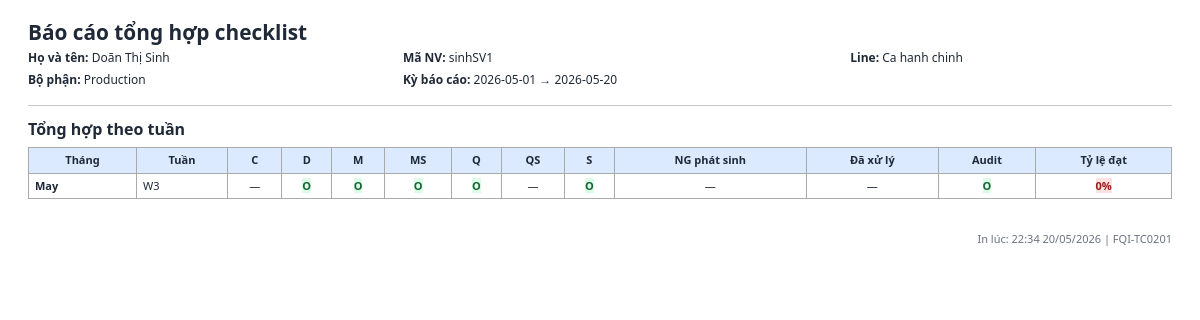
Screenshot of /profile/print (signed in) with the database file from the repository.
### models.py (models this page shows, shortened)
class User(db.Model):
    __tablename__ = "users"
    __table_args__ = (
        CheckConstraint(
            "role IN ('admin', 'manager', 'supervisor', 'leader', 'staff')",
            name="ck_users_role",
        ),
        CheckConstraint(
            "gender IS NULL OR gender IN ('male', 'female', 'other')",
            name="ck_users_gender",
        ),
    )
    id = db.Column(db.Integer, primary_key=True)
    username = db.Column(db.String(50), unique=True, nullable=False, index=True)
    password_hash = db.Column(db.String(255), nullable=False)
    full_name = db.Column(db.String(120), nullable=False)
    employee_code = db.Column(db.String(30), unique=True, nullable=False, index=True)
    outlook_email = db.Column(db.String(255), nullable=True)
    gender = db.Column(db.String(20), nullable=True)
    department = db.Column(db.String(120), nullable=False)
    line_name = db.Column(db.String(120), nullable=False)
    role = db.Column(db.String(20), nullable=False, default=ROLE_STAFF)
    manager_id = db.Column(db.Integer, db.ForeignKey("users.id"), nullable=True, index=True)
    supervisor_id = db.Column(db.Integer, db.ForeignKey("users.id"), nullable=True, index=True)
    leader_id = db.Column(db.Integer, db.ForeignKey("users.id"), nullable=True, index=True)
    is_active = db.Column(db.Boolean, nullable=False, default=True)
    created_at = db.Column(db.DateTime, nullable=False, default=datetime.utcnow)
    manager = db.relationship(
        "User",
        remote_side=[id],
        foreign_keys=[manager_id],
        backref="managed_users",
    )
    supervisor = db.relationship(
        "User",
        remote_side=[id],
        foreign_keys=[supervisor_id],
        backref="supervised_users",
    )
    leader = db.relationship(
        "User",
        remote_side=[id],
        foreign_keys=[leader_id],
        backref="led_users",
    )
    daily_sheets = db.relationship("DailyCheckSheet", back_populates="user")
    daily_results = db.relationship("DailyCheckResult", back_populates="user")
    abnormal_reports = db.relationship("AbnormalReport", back_populates="user")
    owned_confirmations = db.relationship(
        "DailyConfirmation",
        foreign_keys="DailyConfirmation.user_id",
        back_populates="user",
    )
    signed_confirmations = db.relationship(
        "DailyConfirmation",
        foreign_keys="DailyConfirmation.confirmed_by",
        back_populates="signer",
    )
    user_lines = db.relationship(
        "UserLine",
        back_populates="user",
        cascade="all, delete-orphan",
    )
    notifications = db.relationship(
        "Notification",
        back_populates="user",
        cascade="all, delete-orphan",
    )

### routes/auth_routes.py (the view)
@auth_bp.route("/profile/print")
@login_required
def print_profile_report():
    from datetime import date, timedelta
    from models import (
        DailyCheckSheet, ChecklistItem,
        RESULT_OK, RESULT_NG, RESULT_ABNORMAL, db,
        AbnormalReport, ABNORMAL_STATUS_CANCELLED,
    )
    user = get_current_user()
    today = date.today()
    try:
        from datetime import datetime as _dt
        raw_start = request.args.get("date_from", "")
        date_from = _dt.strptime(raw_start, "%Y-%m-%d").date() if raw_start else today.replace(day=1)
    except ValueError:
        date_from = today.replace(day=1)
    try:
        from datetime import datetime as _dt
        raw_end = request.args.get("date_to", "")
        date_to = _dt.strptime(raw_end, "%Y-%m-%d").date() if raw_end else today
    except ValueError:
        date_to = today
    if date_from > date_to:
        date_from, date_to = date_to, date_from
    view = request.args.get("view", "report")
    all_category_types = (
        db.session.query(ChecklistItem.category_type)
        .filter(ChecklistItem.is_active.is_(True))
        .distinct()
        .order_by(ChecklistItem.category_type.asc())
        .all()
    )
    all_category_types = [row[0] for row in all_category_types if row[0]]
    sheets = (
        DailyCheckSheet.query.filter(
            DailyCheckSheet.user_id == user.id,
            DailyCheckSheet.check_date >= date_from,
            DailyCheckSheet.check_date <= date_to,
        )
        .order_by(DailyCheckSheet.check_date.desc())
        .all()
    )
    sheet_by_date = {s.check_date: s for s in sheets}
    report_rows = []
    curr = date_to
    while curr >= date_from:
        s = sheet_by_date.get(curr)
        row = {"date": curr, "sheet": s, "by_category": {}, "total_ok": 0, "total_ng": 0, "total_abn": 0, "total_empty": 0, "ng_count": 0, "fixed_count": 0, "rate": None}
        if s:
            total = len(s.results)
            ok = ng = abn = empty = 0
            cat_results = {}
            for r in s.results:
                cat = r.checklist_item.category_type if r.checklist_item else None
                if cat not in cat_results:
                    cat_results[cat] = []
                cat_results[cat].append(r.result)
                if r.result == RESULT_OK: ok += 1
                elif r.result == RESULT_NG: ng += 1
                elif r.result == RESULT_ABNORMAL: abn += 1
                else: empty += 1
            row.update({"total_ok": ok, "total_ng": ng, "total_abn": abn, "total_empty": empty})
            for cat, rl in cat_results.items():
                if any(r == RESULT_NG for r in rl): row["by_category"][cat] = "x"
                elif any(r == RESULT_ABNORMAL for r in rl): row["by_category"][cat] = "△"
                elif all(r == RESULT_OK for r in rl): row["by_category"][cat] = "o"
                else: row["by_category"][cat] = "-"
            ng_reports = [rpt for rpt in s.abnormal_reports if rpt.status != ABNORMAL_STATUS_CANCELLED]
            row["ng_count"] = len(ng_reports)
            row["fixed_count"] = sum(1 for rpt in ng_reports if rpt.status in {"fixed", "confirmed"})
            if total > 0:
                row["rate"] = round((ok / total) * 100)
        report_rows.append(row)
        curr -= timedelta(days=1)
    weekly_summary = {}
    MONTH_ABBR = {1:"Jan",2:"Feb",3:"Mar",4:"Apr",5:"May",6:"Jun",7:"Jul",8:"Aug",9:"Sep",10:"Oct",11:"Nov",12:"Dec"}
    for row in report_rows:
        if not row["sheet"]: continue
        week_start = row["date"] - timedelta(days=row["date"].weekday())
        week_key = week_start.isoformat()
        if week_key not in weekly_summary:
            week_num = (week_start.day - 1) // 7 + 1
            weekly_summary[week_key] = {
                "week_start": week_start,
                "week_label": f"W{week_num}",
                "month": week_start.month,
                "month_label": MONTH_ABBR.get(week_start.month, str(week_start.month)),
                "by_category": {},
                "ng_count": 0, "fixed_count": 0, "total_ok": 0, "total_all": 0,
            }
        wk = weekly_summary[week_key]
        wk["ng_count"] += row["ng_count"]
        wk["fixed_count"] += row["fixed_count"]
        wk["total_ok"] += row["total_ok"]
        wk["total_all"] += row["total_ok"] + row["total_ng"] + row["total_abn"] + row["total_empty"]
        for cat, val in row["by_category"].items():
            prev = wk["by_category"].get(cat, "o")
            if val == "x" or prev == "x": wk["by_category"][cat] = "x"
            elif val == "△" or prev == "△": wk["by_category"][cat] = "△"
            elif val == "o": wk["by_category"][cat] = "o"
            else: wk["by_category"][cat] = prev
    weekly_rows = sorted(weekly_summary.values(), key=lambda x: x["week_start"], reverse=True)
    for wk in weekly_rows:
        wk["rate"] = round((wk["total_ok"] / wk["total_all"]) * 100) if wk["total_all"] > 0 else None
    return render_template(
        "print_profile_report.html",
        user=user,
        date_from=date_from.isoformat(),
        date_to=date_to.isoformat(),
        view=view,
        report_rows=report_rows,
        weekly_rows=weekly_rows,
        all_category_types=all_category_types,
    )

### routes/auth_routes.py (called while the page is built)
def get_current_user() -> User | None:
    if hasattr(g, "current_user"):
        return g.current_user
    user_id = session.get("user_id")
    g.current_user = User.query.get(user_id) if user_id else None
    return g.current_user

def login_required(view):
    @wraps(view)
    def wrapped_view(*args, **kwargs):
        if not get_current_user():
            flash("Vui lòng đăng nhập để tiếp tục.", "warning")
            return redirect(url_for("auth.login"))
        return view(*args, **kwargs)
    return wrapped_view

@auth_bp.before_app_request
def load_logged_in_user() -> None:
    g.current_user = get_current_user()

### templates/print_profile_report.html (shortened to what this page needs)
<!doctype html>
<html lang="vi">
<head>
  <link rel="stylesheet" href="{{ url_for('static', filename='vendor/bootstrap/css/bootstrap.min.css') }}">
  <link rel="stylesheet" href="{{ url_for('static', filename='css/style.css') }}">
</head>
<body>
<div class="container-fluid" style="padding: 20px 28px;">
  <div class="print-header">
    <h1>Báo cáo tổng hợp checklist</h1>
    <div class="print-meta">
      <span><strong>Họ và tên:</strong> {{ user.full_name }}</span>
      <span><strong>Mã NV:</strong> {{ user.employee_code }}</span>
      <span><strong>Line:</strong> {{ user.line_name }}</span>
      <span><strong>Bộ phận:</strong> {{ user.department }}</span>
      <span><strong>Kỳ báo cáo:</strong> {{ date_from }} → {{ date_to }}</span>
    </div>
  </div>
  <hr style="margin: 10px 0 14px;">
  {% if view == 'daily' %}
  <h2 style="font-size:1rem;font-weight:700;margin-bottom:8px;">Chi tiết theo ngày</h2>
  <table class="rpt-table">
    <thead>
      <tr>
        <th class="col-sticky">Ngày</th>
        <th>Trạng thái</th>
        {% for cat in all_category_types %}
        <th>{{ cat }}</th>
        {% endfor %}
        <th>NG phát sinh</th>
        <th>Đã xử lý</th>
        <th>Tỷ lệ đạt</th>
      </tr>
    </thead>
    <tbody>
      {% for row in report_rows %}
      <tr class="{% if not row.sheet %}row-no-data{% endif %}">
        <td class="col-sticky fw-semibold">{{ row.date.strftime('%d/%m/%Y') }}</td>
        <td>
          {% if row.sheet %}{{ row.sheet.status }}
          {% else %}<span style="color:#9ca3af;">—</span>{% endif %}
        </td>
        {% for cat in all_category_types %}
        <td style="text-align:center;">
          {% if row.sheet %}
            {% set val = row.by_category[cat] if cat in row.by_category else '—' %}
            {% if val == 'o' %}<span class="chip-o">O</span>
            {% elif val == 'x' %}<span class="chip-x">X</span>
            {% elif val == '△' %}<span class="chip-tri">△</span>
            {% else %}—{% endif %}
          {% else %}—{% endif %}
        </td>
        {% endfor %}
        <td style="text-align:center;">
          {% if row.sheet and row.ng_count %}<span style="color:#991b1b;font-weight:700;">{{ row.ng_count }}</span>{% else %}—{% endif %}
        </td>
        <td style="text-align:center;">
          {% if row.sheet and row.fixed_count %}<span style="color:#166534;font-weight:700;">{{ row.fixed_count }}</span>{% else %}—{% endif %}
        </td>
        <td style="text-align:center;">
          {% if row.rate is not none %}
            <span class="{% if row.rate >= 95 %}rate-good{% elif row.rate >= 80 %}rate-warn{% else %}rate-bad{% endif %}">{{ row.rate }}%</span>
          {% else %}—{% endif %}
        </td>
      </tr>
      {% else %}
      <tr><td colspan="{{ all_category_types|length + 5 }}" style="text-align:center;color:#9ca3af;padding:12px;">Không có dữ liệu.</td></tr>
      {% endfor %}
    </tbody>
  </table>
  {% else %}
  <h2 style="font-size:1rem;font-weight:700;margin-bottom:8px;">Tổng hợp theo tuần</h2>
  <table class="rpt-table">
    <thead>
      <tr>
        <th class="col-sticky">Tháng</th>
        <th class="col-sticky">Tuần</th>
        {% for cat in all_category_types %}
        <th>{{ cat }}</th>
        {% endfor %}
        <th>NG phát sinh</th>
        <th>Đã xử lý</th>
        <th>Audit</th>
        <th>Tỷ lệ đạt</th>
      </tr>
    </thead>
    <tbody>
      {% if weekly_rows %}
        {% for wk in weekly_rows %}
        <tr>
          <td class="col-sticky fw-semibold">{{ wk.month_label }}</td>
          <td class="col-sticky">{{ wk.week_label }}</td>
          {% for cat in all_category_types %}
          <td style="text-align:center;">
            {% set val = wk.by_category[cat] if cat in wk.by_category else '—' %}
            {% if val == 'o' %}<span class="chip-o">O</span>
            {% elif val == 'x' %}<span class="chip-x">X</span>
            {% elif val == '△' %}<span class="chip-tri">△</span>
            {% else %}—{% endif %}
          </td>
          {% endfor %}
          <td style="text-align:center;">
            {% if wk.ng_count %}<span style="color:#991b1b;font-weight:700;">{{ wk.ng_count }}</span>{% else %}—{% endif %}
          </td>
          <td style="text-align:center;">
            {% if wk.fixed_count %}<span style="color:#166534;font-weight:700;">{{ wk.fixed_count }}</span>{% else %}—{% endif %}
          </td>
          <td style="text-align:center;">
            {% if wk.by_category | length > 0 %}<span class="chip-o">O</span>{% else %}—{% endif %}
          </td>
          <td style="text-align:center;">
            {% if wk.rate is not none %}
              <span class="{% if wk.rate >= 95 %}rate-good{% elif wk.rate >= 80 %}rate-warn{% else %}rate-bad{% endif %}">{{ wk.rate }}%</span>
            {% else %}—{% endif %}
          </td>
        </tr>
        {% endfor %}
      {% else %}
        <tr><td colspan="{{ all_category_types|length + 6 }}" style="text-align:center;color:#9ca3af;padding:12px;">Không có dữ liệu.</td></tr>
      {% endif %}
    </tbody>
  </table>
  {% endif %}
  <div style="margin-top:32px;font-size:11px;color:#6b7280;text-align:right;">
    In lúc: {{ now().strftime('%H:%M %d/%m/%Y') if now is defined else '' }} | FQI-TC0201
  </div>
</div>
</body>
</html>

### static/css/style.css (style rules this page uses)
body { background: #f4f6f9; color: #1f2937; font-family: "Segoe UI", Tahoma, Geneva, Verdana, sans-serif; }
.chip-o { background: #dcfce7; color: #166534; }
.rate-bad { background: #fee2e2; color: #991b1b; }

### templates/print_profile_report.html (style rules this page uses)
body { background: #fff; font-size: 12px; }
.print-header { margin-bottom: 16px; }
.print-header h1 { font-size: 1.3rem; font-weight: 700; margin-bottom: 4px; }
.print-meta { display: grid; grid-template-columns: repeat(3, auto); gap: 4px 24px; font-size: 12px; }
.rpt-table { width: 100%; border-collapse: collapse; font-size: 11px; }
.rpt-table th, .rpt-table td { border: 1px solid #aaa; padding: 4px 6px; vertical-align: middle; }
.rpt-table thead th { background: #dbeafe; font-weight: 700; text-align: center; }
.rpt-table .col-sticky { white-space: nowrap; }
.chip-o { color: #166534; font-weight: 700; }
.rate-bad { color: #991b1b; font-weight: 700; }

### rows the page displays
User: full_name "Doãn Thị Sinh", employee_code "sinhSV1", line_name "Ca hanh chinh", department "Production"

### other values shown
{{ date_from }} "2026-05-01"
{{ date_to }} "2026-05-20"
{{ cat }} "C" "D" "M" "MS" "Q" "QS" "S"
{{ wk.month_label }} "May"
{{ wk.week_label }} "W3"
{{ wk.rate }} "0"
